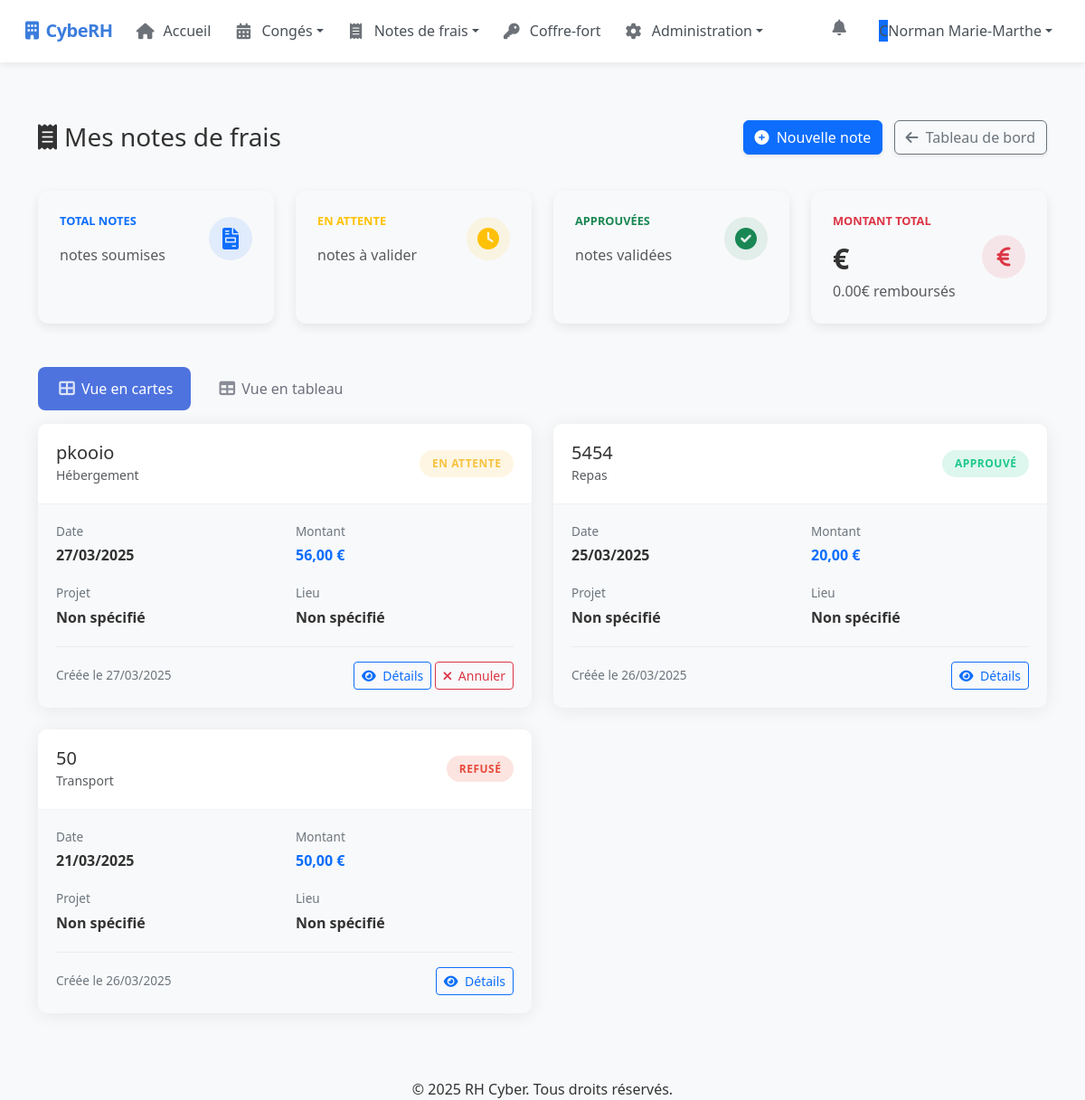
Before: /my-expenses/ (signed in) with the older database file.
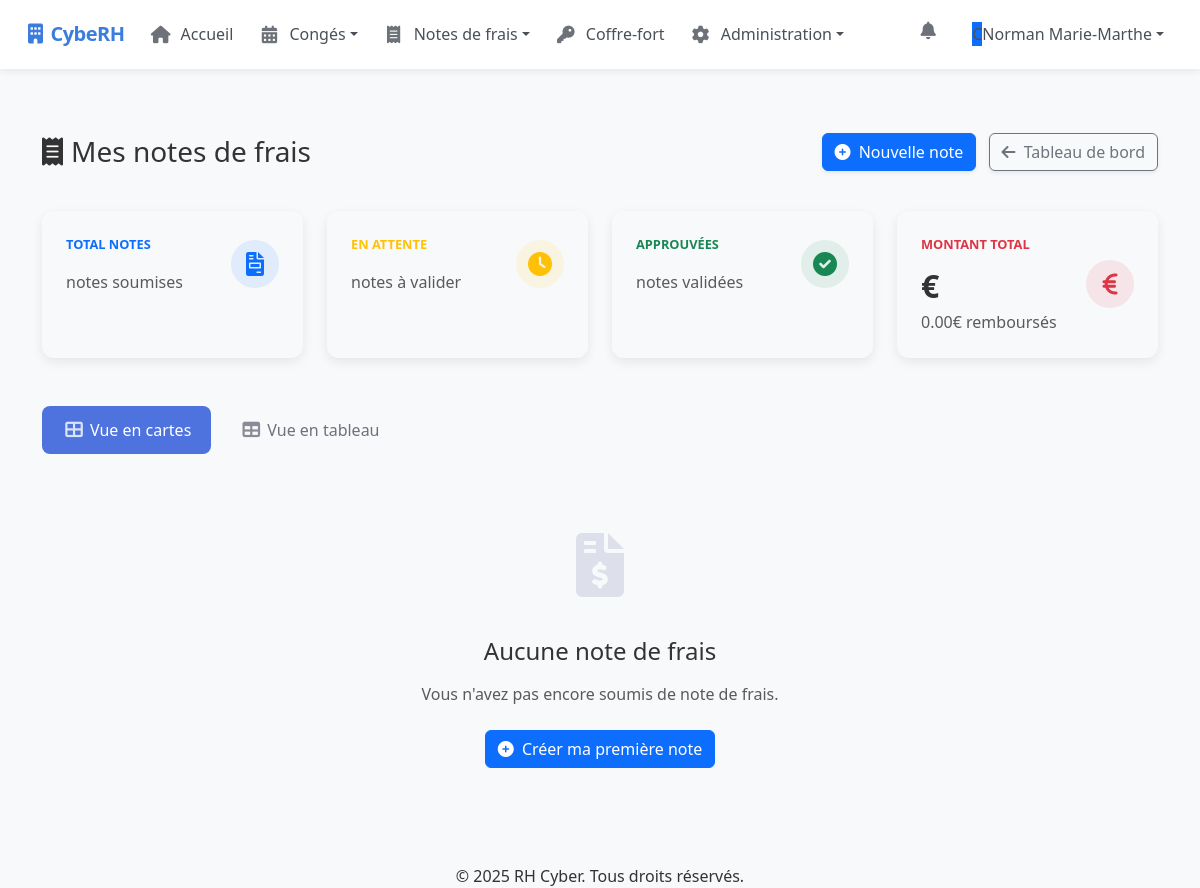
After: the same page with the newer database file.
### rh_management/models.py (models this page shows, shortened)
class ExpenseReport(models.Model):
    STATUS_CHOICES = (
        ('pending', 'En attente'),
        ('approved', 'Approuvé'),
        ('rejected', 'Refusé')
    )
    EXPENSE_TYPE_CHOICES = (
        ('transport', 'Transport'),
        ('meal', 'Repas'),
        ('accommodation', 'Hébergement'),
        ('supplies', 'Fournitures'),
        ('communication', 'Communication'),
        ('representation', 'Frais de représentation'),
        ('other', 'Autre')
    )
    user = models.ForeignKey(User, on_delete=models.CASCADE, related_name='expense_reports')
    date = models.DateField()
    description = models.CharField(max_length=255)
    amount = models.DecimalField(max_digits=10, decimal_places=2)
    vat = models.DecimalField(max_digits=5, decimal_places=2, default=0)
    expense_type = models.CharField(max_length=20, choices=EXPENSE_TYPE_CHOICES, default='other')
    project = models.CharField(max_length=100, blank=True, null=True)  # Rendu optionnel
    location = models.CharField(max_length=100, blank=True, null=True)  # Rendu optionnel
    receipt = models.FileField(upload_to='expense_receipts/', blank=True, null=True)  # Pour le champ du formulaire
    attachment = models.FileField(upload_to='expense_attachments/', blank=True, null=True)  # Rendu optionnel
    status = models.CharField(max_length=10, choices=STATUS_CHOICES, default='pending')
    created_at = models.DateTimeField(auto_now_add=True)
    updated_at = models.DateTimeField(auto_now=True)
    refacturable = models.BooleanField(default=False)
    comment = models.TextField(blank=True, null=True)  # Pour les commentaires d'approbation/rejet
    class Meta:
        ordering = ['-created_at']

### rh_management/views/expense_views.py (the view, shortened to what this page needs)
# urls.py: path("my-expenses/", my_expenses_view, name="my_expenses"),  # Modification de l'URL name
@login_required
def my_expenses_view(request):
    expenses = ExpenseReport.objects.filter(user=request.user).order_by('-created_at')
    is_admin = request.user.is_superuser
    is_rh = request.user.is_staff
    is_encadrant = request.user.groups.filter(name='Encadrant').exists()
    new_leave_requests_count = 0
    new_expense_reports_count = 0
    new_kilometric_expenses_count = 0
    if is_admin or is_rh or is_encadrant:
        if is_admin or is_rh:
            new_leave_requests_count = LeaveRequest.objects.filter(status='pending').count()
            new_expense_reports_count = ExpenseReport.objects.filter(status='pending').count()
            new_kilometric_expenses_count = KilometricExpense.objects.filter(status='pending').count()
    context = {
        'expenses': expenses,
        'is_admin': is_admin,
        'is_rh': is_rh,
        'is_encadrant': is_encadrant,
        'new_leave_requests_count': new_leave_requests_count,
        'new_expense_reports_count': new_expense_reports_count,
        'new_kilometric_expenses_count': new_kilometric_expenses_count,
    }
    return render(request, 'rh_management/my_expenses.html', context)

### templates/rh_management/my_expenses.html (shortened to what the changed rows need)
{% extends "base.html" %}
{% block content %}
<div class="container py-4">
    <div class="d-sm-flex align-items-center justify-content-between expense-header">
        <h1 class="h3 mb-0 text-gray-800"><i class="fas fa-receipt me-2"></i>Mes notes de frais</h1>
    </div>
    <div class="tab-content" id="expensesTabContent">
        <div class="tab-pane fade show active" id="card-view" role="tabpanel" aria-labelledby="card-view-tab">
            {% if expenses %}
                <div class="row">
                    {% for expense in expenses %}
                        <div class="col-lg-6 slide-up" style="animation-delay: {{ forloop.counter0|divisibleby:2 }}0ms">
                            <div class="expense-card">
                                <div class="card-header">
                                    <div>
                                        <h5 class="card-title mb-0">{{ expense.description }}</h5>
                                        <span class="text-muted small">{{ expense.get_expense_type_display }}</span>
                                    </div>
                                    <span class="status-badge status-{{ expense.status }}">{{ expense.get_status_display }}</span>
                                </div>
                                <div class="card-body">
                                    <div class="row">
                                        <div class="col-md-6">
                                            <div class="expense-details">
                                                <div class="detail-label">Date</div>
                                                <div class="detail-value">{{ expense.date|date:"d/m/Y" }}</div>
                                            </div>
                                        </div>
                                        <div class="col-md-6">
                                            <div class="expense-details">
                                                <div class="detail-label">Montant</div>
                                                <div class="detail-value text-primary">{{ expense.amount|floatformat:2 }} €</div>
                                            </div>
                                        </div>
                                    </div>
                                    <div class="row">
                                        <div class="col-md-6">
                                            <div class="expense-details">
                                                <div class="detail-label">Projet</div>
                                                <div class="detail-value">{{ expense.project|default:"Non spécifié" }}</div>
                                            </div>
                                        </div>
                                        <div class="col-md-6">
                                            <div class="expense-details">
                                                <div class="detail-label">Lieu</div>
                                                <div class="detail-value">{{ expense.location|default:"Non spécifié" }}</div>
                                            </div>
                                        </div>
                                    </div>
                                    <div class="expense-actions">
                                        <span class="created-date">Créée le {{ expense.created_at|date:"d/m/Y" }}</span>
                                        <div>
                                            <button type="button" class="btn btn-sm btn-outline-primary view-expense"
                                                    data-bs-toggle="modal"
                                                    data-bs-target="#viewExpenseModal"
                                                    data-id="{{ expense.id }}"
                                                    data-description="{{ expense.description }}"
                                                    data-amount="{{ expense.amount|floatformat:2 }}"
                                                    data-date="{{ expense.date|date:'d/m/Y' }}"
                                                    data-type="{{ expense.get_expense_type_display }}"
                                                    data-vat="{{ expense.vat|default:'0' }}"
                                                    data-project="{{ expense.project|default:'Non spécifié' }}"
                                                    data-location="{{ expense.location|default:'Non spécifié' }}"
                                                    data-status="{{ expense.get_status_display }}"
                                                    data-status-code="{{ expense.status }}"
                                                    data-refacturable="{{ expense.refacturable|yesno:'Oui,Non' }}"
                                                    data-created-at="{{ expense.created_at|date:'d/m/Y H:i' }}"
                                                    data-comment="{{ expense.comment|default:'' }}"
                                                    data-has-receipt="{{ expense.receipt|yesno:'true,false' }}"
                                                    data-has-attachment="{{ expense.attachment|yesno:'true,false' }}"
                                                    {% if expense.receipt %}data-receipt-url="{{ expense.receipt.url }}"{% endif %}
                                                    {% if expense.attachment %}data-attachment-url="{{ expense.attachment.url }}"{% endif %}>
                                                <i class="fas fa-eye me-1"></i> Détails
                                            </button>
                                            {% if expense.status == 'pending' %}
                                                <a href="{% url 'cancel_expense' expense.id %}" class="btn btn-sm btn-outline-danger"
                                                   onclick="return confirm('Êtes-vous sûr de vouloir annuler cette note de frais ?')">
                                                    <i class="fas fa-times me-1"></i> Annuler
                                                </a>
                                            {% endif %}
                                        </div>
                                    </div>
                                </div>
                            </div>
                        </div>
                    {% endfor %}
                </div>
            {% else %}
                <div class="empty-state fade-in">
                    <div class="empty-icon">
                        <i class="fas fa-file-invoice-dollar"></i>
                    </div>
                    <h4 class="mb-3">Aucune note de frais</h4>
                    <p class="text-muted mb-4">Vous n'avez pas encore soumis de note de frais.</p>
                    <a href="{% url 'submit_expense' %}" class="btn btn-primary">
                        <i class="fas fa-plus-circle me-1"></i> Créer ma première note
                    </a>
                </div>
            {% endif %}
        </div>
    </div>
</div>
{% endblock %}

Changed rows visible on the page:
removed ExpenseReport: description "pkooio", expense_type "Hébergement", status "EN ATTENTE", date "27/03/2025", amount "56,00", project "Non spécifié", location "Non spécifié", created_at "27/03/2025", shows "Annuler"
removed ExpenseReport: description "5454", expense_type "Repas", status "APPROUVÉ", date "25/03/2025", amount "20,00", project "Non spécifié", location "Non spécifié", created_at "26/03/2025"
removed ExpenseReport: description "50", expense_type "Transport", status "REFUSÉ", date "21/03/2025", amount "50,00", project "Non spécifié", location "Non spécifié", created_at "26/03/2025"
Other visible differences:
text now shown: "Aucune note de frais Vous n'avez pas encore soumis de note de frais. Créer ma première note"
